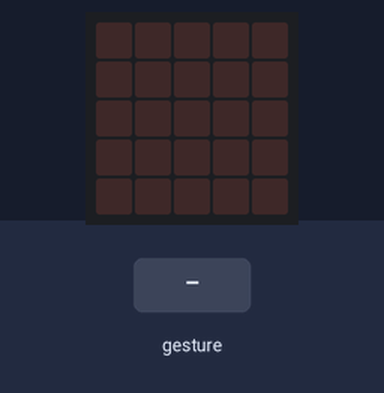
A program run on a simulated BBC micro:bit (MakeCode). Parts: the board's 5×5 LED display. The inputs (shaded band) are chosen by the test bench. Random numbers come from a fixed seed; a tilt is held for 1.5 s and a shake lasts 1 s, then the board lies face up again.

Above: at 1.2 s.
1.3 s: gesture 'shake'
At 2.7 s:
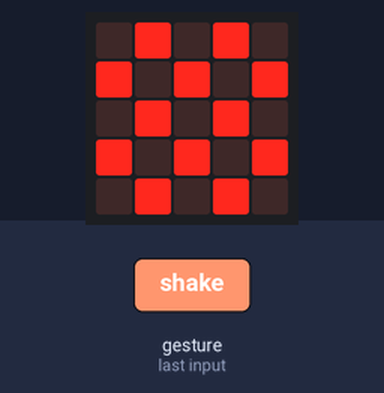
3.0 s: gesture 'shake'
At 4.2 s:
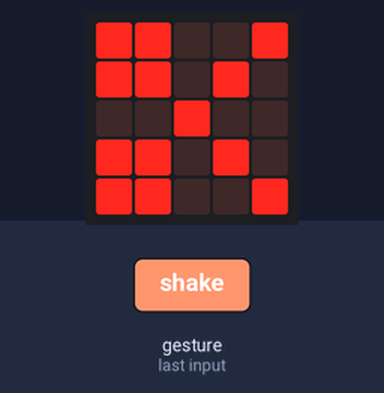
Timing chart, 0 to 6.0 s (numbered marks = the images above; inputs shaded):
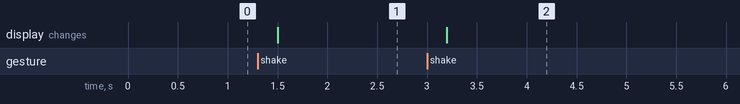

The program:

main.ts
```typescript
input.onGesture(Gesture.Shake, function () {
    numero += randint(1, 3)
    if (numero == 1) {
        basic.showIcon(IconNames.Chessboard)
    } else if (numero == 2) {
        basic.showIcon(IconNames.Square)
    } else {
        basic.showIcon(IconNames.Scissors)
    }
})
let numero = 0
basic.clearScreen()
numero += 0
basic.forever(function () {

})
```

test.ts
```typescript
// aquí va el archivo "tests"; esto no se compilará cuando este paquete se utilice como una extensión.
```

Measured:
- after the input at 1.3 s, the display: changes after 0.20 s (image 1)
- after the input at 3.0 s, the display: changes after 0.20 s (image 2)
